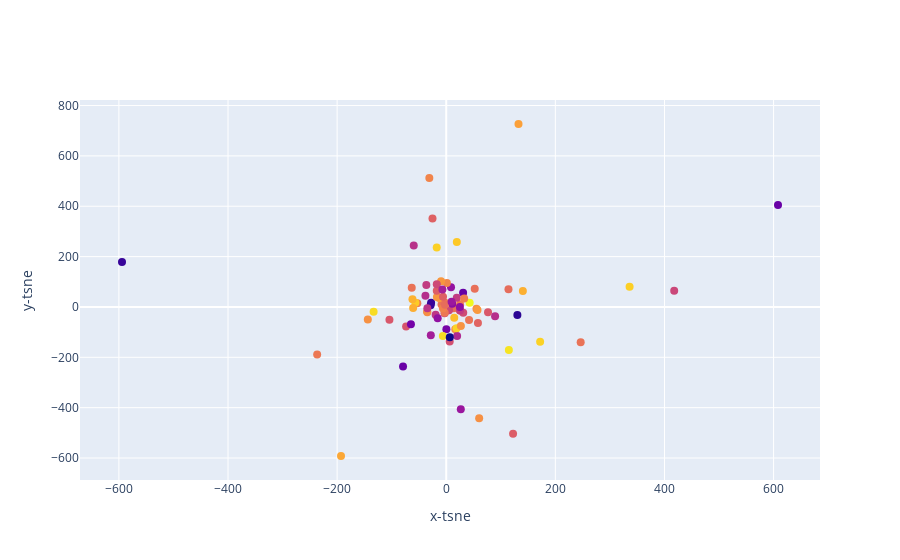

Notebook code cell kept with this figure:
### Code cell
top_songs(df_new)

### Figure 1 — Plotly figure (JSON) as saved in the notebook; plotly's stock layout.template omitted (floating-point values rounded to 4 significant figures)
{"data": [{"marker": {"color": [-9.211, -4.88, -8.011, -5.833, -3.998, -3.24, -5.975, -2.384, -4.333, -6.474, -6.825, -3.061, -4.946, -5.507, -4.736, -5.723, -7.495, -4.057, -3.445, -3.874, -5.114, -6.021, -3.183, -5.626, -6.61, -9.144, -7.442, -4.546, -5.408, -8.354, -3.655, -7.648, -4.333, -4.59, -5.335, -5.916, -3.456, -3.714, -4.833, -4.449, -2.867, -4.877, -4.856, -5.665, -4.929, -8.28, -2.749, -8.279, -5.042, -4.374, -9.127, -4.65, -4.399, -6.366, -3.695, -2.881, -8.074, -9.74, -7.321, -3.093, -4.323, -5.131, -4.206, -4.154, -5.115, -4.979, -5.456, -6.343, -4.183, -3.112, -3.023, -6.531, -5.474, -6.638, -4.249, -6.073, -6.351, -7.11, -4.985, -6.688, -5.991, -9.309, -7.621, -7.276, -7.066, -4.706], "size": 8}, "mode": "markers", "text": ["Drake - God's Plan", "XXXTENTACION - SAD!", "Post Malone - Psycho (feat. Ty Dolla $ign)", "Drake - In My Feelings", "Cardi B - I Like It", "Calvin Harris - One Kiss (with Dua Lipa)", "Dua Lipa - IDGAF", "Marshmello - FRIENDS", "Camila Cabello - Havana", "Drake - Nice For What", "Maroon 5 - Girls Like You (feat. Cardi B)", "Zedd - The Middle", "Kendrick Lamar - All The Stars (with SZA)", "Ariana Grande - no tears left to cry", "Nicky Jam - X", "XXXTENTACION - Moonlight", "BlocBoy JB - Look Alive (feat. Drake)", "Rudimental - These Days (feat. Jess Glynne, Macklemore & Dan Caplen)", "Nio Garcia - Te Bot? - Remix", "Bazzi - Mine", "5 Seconds of Summer - Youngblood", "Dua Lipa - New Rules", "Ed Sheeran - Shape of You", "Khalid - Love Lies (with Normani)", "Bebe Rexha - Meant to Be (feat. Florida Georgia Line)", "XXXTENTACION - Jocelyn Flores", "Tyga - Taste (feat. Offset)", "Clean Bandit - Solo (feat. Demi Lovato)", "Post Malone - I Fall Apart", "Dennis Lloyd - Nevermind", "Luis Fonsi - ?chame La Culpa", "benny blanco - Eastside (with Halsey & Khalid)", "Camila Cabello - Never Be the Same", "Selena Gomez - Wolves", "Dynoro - In My Mind", "Eminem - River (feat. Ed Sheeran)", "Daddy Yankee - Dura", "Travis Scott - SICKO MODE", "Imagine Dragons - Thunder", "Reik - Me Niego", "Ti?sto - Jackie Chan", "Bruno Mars - Finesse (Remix) [feat. Cardi B]", "Selena Gomez - Back To You - From 13 Reasons Why ? Season 2 Soundtrack", "NF - Let You Down", "The Weeknd - Call Out My Name", "Offset - Ric Flair Drip (& Metro Boomin)", "Marshmello - Happier", "Sam Smith - Too Good At Goodbyes", "Lil Dicky - Freaky Friday (feat. Chris Brown)", "Imagine Dragons - Believer", "6ix9ine - FEFE (feat. Nicki Minaj & Murda Beatz)", "Jonas Blue - Rise", "Loud Luxury - Body (feat. brando)", "Lil Uzi Vert - XO TOUR Llif3", "Becky G - Sin Pijama", "Anne-Marie - 2002", "Drake - Nonstop", "XXXTENTACION - Fuck Love (feat. Trippie Redd)", "Shawn Mendes - In My Blood", "Marshmello - Silence", "Piso 21 - D?jala que vuelva (feat. Manuel Turizo)", "Maroon 5 - What Lovers Do", "DJ Snake - Taki Taki (with Selena Gomez, Ozuna & Cardi B)", "Hailee Steinfeld - Let Me Go (with Alesso, Florida Georgia Line & watt)", "Portugal. The Man - Feel It Still", "The Weeknd - Pray For Me (with Kendrick Lamar)", "Migos - Walk It Talk It", "G-Eazy - Him & I (with Halsey)", "Post Malone - Congratulations", "Sofia Reyes - 1, 2, 3 (feat. Jason Derulo & De La Ghetto)", "Natti Natasha - Criminal", "Rich The Kid - Plug Walk", "Migos - Stir Fry", "Kendrick Lamar - HUMBLE.", "Ozuna - Vaina Loca", "Maluma - Coraz?n (feat. Nego do Borel)", "Khalid - Young Dumb & Broke", "Ozuna - S?guelo Bailando", "Anitta - Downtown", "Wolfine - Bella", "Calvin Harris - Promises (with Sam Smith)", "Lil Baby - Yes Indeed", "Lauv - I Like Me Better", "Keala Settle - This Is Me", "XXXTENTACION - Everybody Dies In Their Nightmares", "DJ Khaled - No Brainer"], "type": "scatter", "x": [-28.6, -2.072, 0.2594, 6.328, 132.5, 19.43, -2.997, 42.91, 16.56, -19.43, 19.92, 172.1, -8.651, 122.5, -53.02, -73.58, -15.68, -13.14, 25.36, -192.8, 13.8, 5.11, -56.51, 76.6, -59.56, -594.3, 8.777, 1.225, -25.17, 30.91, -61.88, 11.01, 60.34, -30.96, 58.13, 31.18, 14.66, -60.7, 25.25, -34.93, -6.154, -2.798, -236.6, -104.1, 41.84, 608.1, 114.8, -79.18, 52.21, -34.66, -27.74, -5.943, 55.39, 25.23, 140.4, -133.1, -64.7, 6.519, 26.69, -17.43, -143.7, 114.1, -17.05, 57.28, -2.244, -63.24, -5.896, 19.32, -9.476, 336.1, 18.95, -34.58, -17.34, 89.54, 26.83, 417.8, -36.49, -28.26, 246.4, -38.13, -17.34, 130.4, 25.05, 9.77, -6.986, 32.9], "y": [6.494, 17.17, -88.4, -137.2, 726.6, 257.6, -24.53, 17.17, -88.29, -30.56, -115.3, -137.9, 10.11, -504.0, 15.21, -77.51, -45.22, 35.5, -14.37, -591.9, -5.279, -13.33, 16.54, -21.32, 244.1, 178.8, 77.8, 94.78, 351.8, 56.39, 30.17, 12.63, -441.9, 512.1, -63.91, -22.56, -42.74, -4.337, 10.54, -18.45, -115.1, -22.65, -188.6, -50.71, -51.63, 404.8, -171.2, -236.2, 72.65, -21.25, 16.91, -6.025, -7.274, -14.0, 63.28, -18.72, -68.41, -120.8, -406.2, 235.8, -49.61, 70.69, 39.12, -11.76, 8.47, 75.89, 40.34, 36.58, 101.7, 80.43, -84.5, -4.818, 64.29, -36.55, -75.61, 63.94, 87.38, -112.4, -140.2, 44.45, 90.44, -32.44, 0.3136, 21.08, 69.5, 33.74]}], "layout": {"xaxis": {"title": {"text": "x-tsne"}}, "yaxis": {"title": {"text": "y-tsne"}}}}
